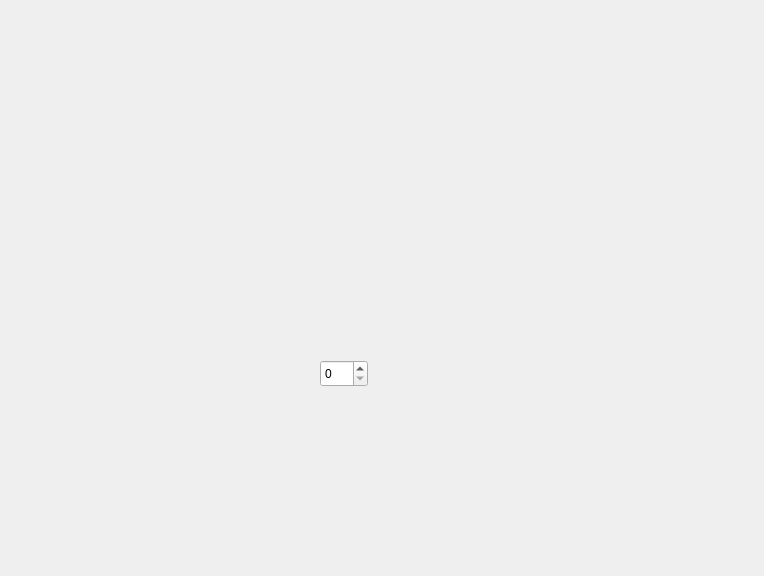
<?xml version="1.0" encoding="UTF-8"?>
<ui version="4.0">
 <class>FlightNavigationTab</class>
 <widget class="QWidget" name="FlightNavigationTab">
  <property name="geometry">
   <rect>
    <x>0</x>
    <y>0</y>
    <width>764</width>
    <height>576</height>
   </rect>
  </property>
  <property name="windowTitle">
   <string>Form</string>
  </property>
  <widget class="QSpinBox" name="spinBox">
   <property name="geometry">
    <rect>
     <x>320</x>
     <y>360</y>
     <width>48</width>
     <height>27</height>
    </rect>
   </property>
  </widget>
 </widget>
 <resources/>
 <connections/>
</ui>
